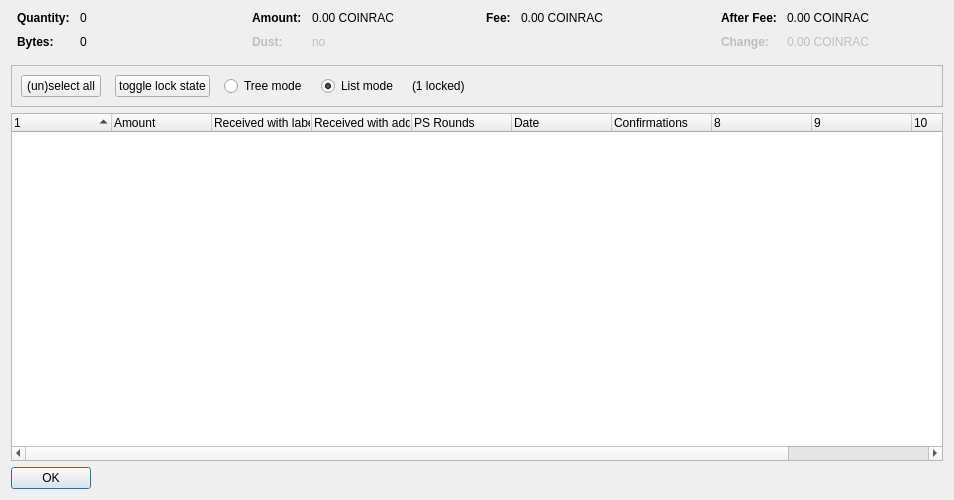
<?xml version="1.0" encoding="UTF-8"?>
<ui version="4.0">
 <class>CoinControlDialog</class>
 <widget class="QDialog" name="CoinControlDialog">
  <property name="geometry">
   <rect>
    <x>0</x>
    <y>0</y>
    <width>954</width>
    <height>500</height>
   </rect>
  </property>
  <property name="windowTitle">
   <string>Coin Selection</string>
  </property>
  <layout class="QVBoxLayout" name="verticalLayout">
   <item>
    <layout class="QHBoxLayout" name="horizontalLayoutTop" stretch="0,0,0,0">
     <property name="topMargin">
      <number>0</number>
     </property>
     <property name="bottomMargin">
      <number>10</number>
     </property>
     <item>
      <layout class="QFormLayout" name="formLayoutCoinControl1">
       <property name="horizontalSpacing">
        <number>10</number>
       </property>
       <property name="verticalSpacing">
        <number>10</number>
       </property>
       <property name="leftMargin">
        <number>6</number>
       </property>
       <property name="rightMargin">
        <number>6</number>
       </property>
       <item row="0" column="0">
        <widget class="QLabel" name="labelCoinControlQuantityText">
         <property name="font">
          <font>
           <weight>75</weight>
           <bold>true</bold>
          </font>
         </property>
         <property name="text">
          <string>Quantity:</string>
         </property>
        </widget>
       </item>
       <item row="0" column="1">
        <widget class="QLabel" name="labelCoinControlQuantity">
         <property name="cursor">
          <cursorShape>IBeamCursor</cursorShape>
         </property>
         <property name="contextMenuPolicy">
          <enum>Qt::ActionsContextMenu</enum>
         </property>
         <property name="text">
          <string notr="true">0</string>
         </property>
         <property name="textInteractionFlags">
          <set>Qt::LinksAccessibleByMouse|Qt::TextSelectableByKeyboard|Qt::TextSelectableByMouse</set>
         </property>
        </widget>
       </item>
       <item row="1" column="0">
        <widget class="QLabel" name="labelCoinControlBytesText">
         <property name="font">
          <font>
           <weight>75</weight>
           <bold>true</bold>
          </font>
         </property>
         <property name="text">
          <string>Bytes:</string>
         </property>
        </widget>
       </item>
       <item row="1" column="1">
        <widget class="QLabel" name="labelCoinControlBytes">
         <property name="cursor">
          <cursorShape>IBeamCursor</cursorShape>
         </property>
         <property name="contextMenuPolicy">
          <enum>Qt::ActionsContextMenu</enum>
         </property>
         <property name="text">
          <string notr="true">0</string>
         </property>
         <property name="textInteractionFlags">
          <set>Qt::LinksAccessibleByMouse|Qt::TextSelectableByKeyboard|Qt::TextSelectableByMouse</set>
         </property>
        </widget>
       </item>
      </layout>
     </item>
     <item>
      <layout class="QFormLayout" name="formLayoutCoinControl2">
       <property name="horizontalSpacing">
        <number>10</number>
       </property>
       <property name="verticalSpacing">
        <number>10</number>
       </property>
       <property name="leftMargin">
        <number>6</number>
       </property>
       <property name="rightMargin">
        <number>6</number>
       </property>
       <item row="0" column="0">
        <widget class="QLabel" name="labelCoinControlAmountText">
         <property name="font">
          <font>
           <weight>75</weight>
           <bold>true</bold>
          </font>
         </property>
         <property name="text">
          <string>Amount:</string>
         </property>
        </widget>
       </item>
       <item row="0" column="1">
        <widget class="QLabel" name="labelCoinControlAmount">
         <property name="cursor">
          <cursorShape>IBeamCursor</cursorShape>
         </property>
         <property name="contextMenuPolicy">
          <enum>Qt::ActionsContextMenu</enum>
         </property>
         <property name="text">
          <string notr="true">0.00 COINRAC</string>
         </property>
         <property name="textInteractionFlags">
          <set>Qt::LinksAccessibleByMouse|Qt::TextSelectableByKeyboard|Qt::TextSelectableByMouse</set>
         </property>
        </widget>
       </item>
       <item row="1" column="0">
        <widget class="QLabel" name="labelCoinControlLowOutputText">
         <property name="enabled">
          <bool>false</bool>
         </property>
         <property name="font">
          <font>
           <weight>75</weight>
           <bold>true</bold>
          </font>
         </property>
         <property name="text">
          <string>Dust:</string>
         </property>
        </widget>
       </item>
       <item row="1" column="1">
        <widget class="QLabel" name="labelCoinControlLowOutput">
         <property name="enabled">
          <bool>false</bool>
         </property>
         <property name="cursor">
          <cursorShape>IBeamCursor</cursorShape>
         </property>
         <property name="contextMenuPolicy">
          <enum>Qt::ActionsContextMenu</enum>
         </property>
         <property name="text">
          <string notr="true">no</string>
         </property>
         <property name="textInteractionFlags">
          <set>Qt::LinksAccessibleByMouse|Qt::TextSelectableByKeyboard|Qt::TextSelectableByMouse</set>
         </property>
        </widget>
       </item>
      </layout>
     </item>
     <item>
      <layout class="QFormLayout" name="formLayoutCoinControl3">
       <property name="horizontalSpacing">
        <number>10</number>
       </property>
       <property name="verticalSpacing">
        <number>10</number>
       </property>
       <property name="leftMargin">
        <number>6</number>
       </property>
       <property name="rightMargin">
        <number>6</number>
       </property>
       <item row="0" column="0">
        <widget class="QLabel" name="labelCoinControlFeeText">
         <property name="font">
          <font>
           <weight>75</weight>
           <bold>true</bold>
          </font>
         </property>
         <property name="text">
          <string>Fee:</string>
         </property>
        </widget>
       </item>
       <item row="0" column="1">
        <widget class="QLabel" name="labelCoinControlFee">
         <property name="cursor">
          <cursorShape>IBeamCursor</cursorShape>
         </property>
         <property name="contextMenuPolicy">
          <enum>Qt::ActionsContextMenu</enum>
         </property>
         <property name="text">
          <string notr="true">0.00 COINRAC</string>
         </property>
         <property name="textInteractionFlags">
          <set>Qt::LinksAccessibleByMouse|Qt::TextSelectableByKeyboard|Qt::TextSelectableByMouse</set>
         </property>
        </widget>
       </item>
      </layout>
     </item>
     <item>
      <layout class="QFormLayout" name="formLayoutCoinControl4">
       <property name="horizontalSpacing">
        <number>10</number>
       </property>
       <property name="verticalSpacing">
        <number>10</number>
       </property>
       <property name="leftMargin">
        <number>6</number>
       </property>
       <property name="rightMargin">
        <number>6</number>
       </property>
       <item row="0" column="0">
        <widget class="QLabel" name="labelCoinControlAfterFeeText">
         <property name="font">
          <font>
           <weight>75</weight>
           <bold>true</bold>
          </font>
         </property>
         <property name="text">
          <string>After Fee:</string>
         </property>
        </widget>
       </item>
       <item row="0" column="1">
        <widget class="QLabel" name="labelCoinControlAfterFee">
         <property name="cursor">
          <cursorShape>IBeamCursor</cursorShape>
         </property>
         <property name="contextMenuPolicy">
          <enum>Qt::ActionsContextMenu</enum>
         </property>
         <property name="text">
          <string notr="true">0.00 COINRAC</string>
         </property>
         <property name="textInteractionFlags">
          <set>Qt::LinksAccessibleByMouse|Qt::TextSelectableByKeyboard|Qt::TextSelectableByMouse</set>
         </property>
        </widget>
       </item>
       <item row="1" column="0">
        <widget class="QLabel" name="labelCoinControlChangeText">
         <property name="enabled">
          <bool>false</bool>
         </property>
         <property name="font">
          <font>
           <weight>75</weight>
           <bold>true</bold>
          </font>
         </property>
         <property name="text">
          <string>Change:</string>
         </property>
        </widget>
       </item>
       <item row="1" column="1">
        <widget class="QLabel" name="labelCoinControlChange">
         <property name="enabled">
          <bool>false</bool>
         </property>
         <property name="cursor">
          <cursorShape>IBeamCursor</cursorShape>
         </property>
         <property name="contextMenuPolicy">
          <enum>Qt::ActionsContextMenu</enum>
         </property>
         <property name="text">
          <string notr="true">0.00 COINRAC</string>
         </property>
         <property name="textInteractionFlags">
          <set>Qt::LinksAccessibleByMouse|Qt::TextSelectableByKeyboard|Qt::TextSelectableByMouse</set>
         </property>
        </widget>
       </item>
      </layout>
     </item>
    </layout>
   </item>
   <item>
    <widget class="QFrame" name="frame">
     <property name="minimumSize">
      <size>
       <width>0</width>
       <height>40</height>
      </size>
     </property>
     <property name="frameShape">
      <enum>QFrame::StyledPanel</enum>
     </property>
     <property name="frameShadow">
      <enum>QFrame::Sunken</enum>
     </property>
     <layout class="QHBoxLayout" name="horizontalLayout">
      <item>
       <layout class="QHBoxLayout" name="horizontalLayoutPanel" stretch="0,0,0,0,0,0">
        <property name="spacing">
         <number>14</number>
        </property>
        <item>
         <widget class="QPushButton" name="pushButtonSelectAll">
          <property name="sizePolicy">
           <sizepolicy hsizetype="Maximum" vsizetype="Fixed">
            <horstretch>0</horstretch>
            <verstretch>0</verstretch>
           </sizepolicy>
          </property>
          <property name="text">
           <string>(un)select all</string>
          </property>
          <property name="autoDefault">
           <bool>false</bool>
          </property>
         </widget>
        </item>
        <item>
         <widget class="QPushButton" name="pushButtonToggleLock">
          <property name="sizePolicy">
           <sizepolicy hsizetype="Maximum" vsizetype="Fixed">
            <horstretch>0</horstretch>
            <verstretch>0</verstretch>
           </sizepolicy>
          </property>
          <property name="text">
           <string>toggle lock state</string>
          </property>
          <property name="autoDefault">
           <bool>false</bool>
          </property>
         </widget>
        </item>
        <item>
         <widget class="QRadioButton" name="radioTreeMode">
          <property name="sizePolicy">
           <sizepolicy hsizetype="Maximum" vsizetype="Fixed">
            <horstretch>0</horstretch>
            <verstretch>0</verstretch>
           </sizepolicy>
          </property>
          <property name="text">
           <string>Tree mode</string>
          </property>
         </widget>
        </item>
        <item>
         <widget class="QRadioButton" name="radioListMode">
          <property name="sizePolicy">
           <sizepolicy hsizetype="Maximum" vsizetype="Fixed">
            <horstretch>0</horstretch>
            <verstretch>0</verstretch>
           </sizepolicy>
          </property>
          <property name="text">
           <string>List mode</string>
          </property>
          <property name="checked">
           <bool>true</bool>
          </property>
         </widget>
        </item>
        <item>
         <widget class="QLabel" name="labelLocked">
          <property name="text">
           <string>(1 locked)</string>
          </property>
         </widget>
        </item>
        <item>
         <spacer name="horizontalSpacer">
          <property name="orientation">
           <enum>Qt::Horizontal</enum>
          </property>
          <property name="sizeHint" stdset="0">
           <size>
            <width>40</width>
            <height>20</height>
           </size>
          </property>
         </spacer>
        </item>
       </layout>
      </item>
     </layout>
    </widget>
   </item>
   <item>
    <widget class="CoinControlTreeWidget" name="treeWidget">
     <property name="contextMenuPolicy">
      <enum>Qt::CustomContextMenu</enum>
     </property>
     <property name="sortingEnabled">
      <bool>false</bool>
     </property>
     <property name="columnCount">
      <number>11</number>
     </property>
     <attribute name="headerShowSortIndicator" stdset="0">
      <bool>true</bool>
     </attribute>
     <attribute name="headerStretchLastSection">
      <bool>false</bool>
     </attribute>
     <column>
      <property name="text">
       <string/>
      </property>
     </column>
     <column>
      <property name="text">
       <string>Amount</string>
      </property>
     </column>
     <column>
      <property name="text">
       <string>Received with label</string>
      </property>
     </column>
     <column>
      <property name="text">
       <string>Received with address</string>
      </property>
     </column>
     <column>
      <property name="text">
       <string>PS Rounds</string>
      </property>
     </column>
     <column>
      <property name="text">
       <string>Date</string>
      </property>
     </column>
     <column>
      <property name="text">
       <string>Confirmations</string>
      </property>
      <property name="toolTip">
       <string>Confirmed</string>
      </property>
     </column>
     <column>
      <property name="text">
       <string/>
      </property>
     </column>
     <column>
      <property name="text">
       <string/>
      </property>
     </column>
     <column>
      <property name="text">
       <string/>
      </property>
     </column>
     <column>
      <property name="text">
       <string/>
      </property>
     </column>
    </widget>
   </item>
   <item>
    <widget class="QDialogButtonBox" name="buttonBox">
     <property name="sizePolicy">
      <sizepolicy hsizetype="Maximum" vsizetype="Fixed">
       <horstretch>0</horstretch>
       <verstretch>0</verstretch>
      </sizepolicy>
     </property>
     <property name="orientation">
      <enum>Qt::Horizontal</enum>
     </property>
     <property name="standardButtons">
      <set>QDialogButtonBox::Ok</set>
     </property>
    </widget>
   </item>
  </layout>
 </widget>
 <customwidgets>
  <customwidget>
   <class>CoinControlTreeWidget</class>
   <extends>QTreeWidget</extends>
   <header>coincontroltreewidget.h</header>
  </customwidget>
 </customwidgets>
 <resources/>
 <connections/>
</ui>
